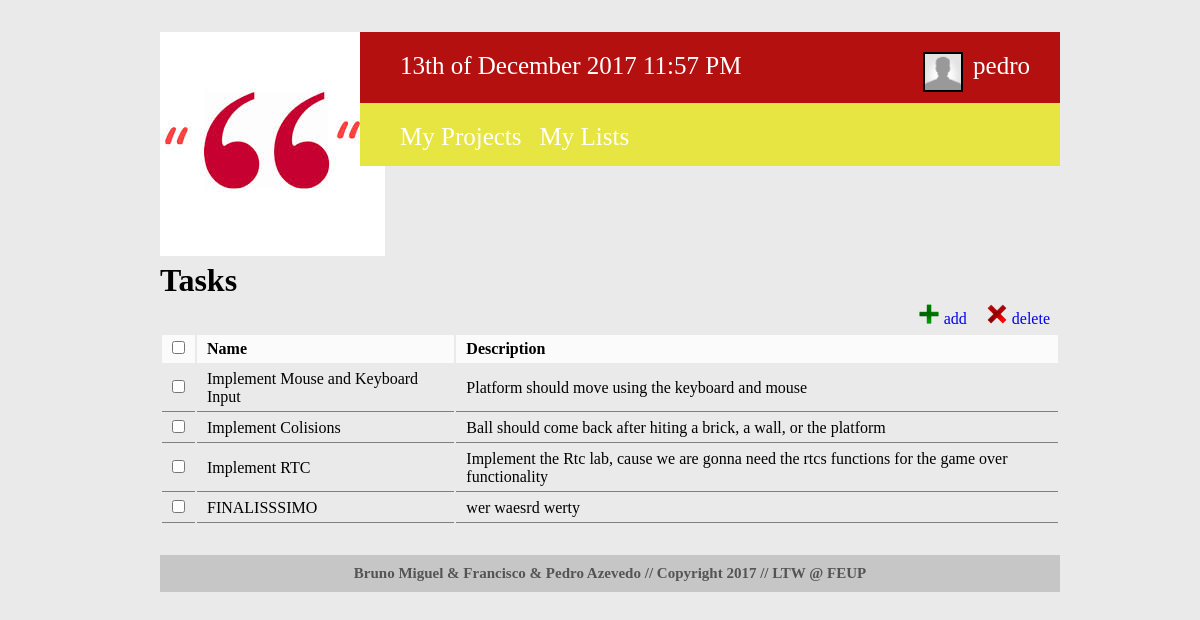
Page /tasks.php?id=2 (signed in) on the committed database.
### tables this page shows
CREATE TABLE taskLists (
  task_id INTEGER REFERENCES tasks,
  list_id INTEGER REFERENCES lists,
  
  PRIMARY KEY (task_id, list_id)
);

CREATE TABLE tasks (
	task_id 			INTEGER PRIMARY KEY AUTOINCREMENT,
	task_name 			VARCHAR(50) NOT NULL,
	task_description	VARCHAR(500),
	task_completed		INTEGER NOT NULL, /*0 not completed 1 completed (false,true)*/
	limit_day			INTEGER NOT NULL,
	limit_month			INTEGER NOT NULL,
	limit_year			INTEGER NOT NULL
);

### tasks.php (called while the page is built, shortened)
<?php
$task_section = "tasks";
include_once('./templates/html_header.php');
include_once('./templates/html_tasks.php');
include_once('./templates/html_footer.php');
?>

### database/db.php (called while the page is built, shortened)
<?php
    class Database {
        private $database;
        public function __construct($sqlite_file_path) {
            try {
                $this->base_path = $_SERVER['SERVER_NAME'] . $_SERVER['PHP_SELF'];
                $this->database = new PDO('sqlite:' . $sqlite_file_path);
                $this->database->setAttribute(PDO::ATTR_ERRMODE, PDO::ERRMODE_EXCEPTION);
            }
            catch (PDOException $e) {
                echo 'Connection to database failed: ' . $e->getMessage();
            }
        }
		public function getTaskFromTaskId($task_id)
        {
            $statement = $this->database->prepare('SELECT * FROM tasks WHERE task_id= ?');
            $statement->execute(array($task_id));
            return $statement->fetch();
        }
        public function getTasksListsFromListsId($list_id)
        {
            $stmt = $this->database->prepare('SELECT * FROM taskLists WHERE list_id = ?');
            $stmt->execute(array($list_id));
            return $stmt->fetchAll();
        }
    }
?>

### templates/html_tasks.php (the view, shortened to what this page needs)
<?
include_once('./database/db.php');
$db = new Database('./database/helpo.db');
$taskLists = $db->getTasksListsFromListsId($_GET['id']);
?>
<div id="tasks">
<h1>Tasks</h1>
<div id="taskscontent">
    <a href="#"><div class="button" id="delete"><img src="./images/delete-icon.png"/>delete</div></a>
    <a href="#"><div class="button" id="add"><img src="./images/add-icon.png"/>add</div></a>
<form>
  <table class="list taskslist" id="<? echo $task_section; ?>table">
    <tr>
      <td><input class="checkboxcontrol" type="checkbox"/></td>
      <td>Name</td>
	  <td>Description</td>
    </tr><?
    foreach ($taskLists as $taskList) {
	  $task = $db->getTaskFromTaskId($taskList['task_id']);
      echo '<tr>';
      echo '<td><input id="' . $taskList['task_id'] . '" type="checkbox"/></td>';
      echo '<td><a id="' . $task['task_name'] . '" >' . $task['task_name'] .'</a></td>';
	  echo '<td><a id="' . $task['task_description'] . '">' . $task['task_description'] .'</a></td>';
      echo '</tr>';
    }
?></table>
</form>
</div>
</div>

### templates/html_header.php (shortened to what this page needs)
<?php
   require_once('database/db.php');
?>
<!DOCTYPE html>
  <html>
    <head>
      <link rel="stylesheet" href="css/header.css">
    </head>
    <body>
      <div id="header">
        <div id="logo">
          <a href="home.php"><img src="images/logo.jpg" alt="Logo" /></a>
        </div>
        <div id="redLine">
          <?
            echo '<div class="text dateheader">' . date('jS \of F Y h:i A') . '</div>';
            if (isset($_SESSION['loggedin']))
            {
               echo '<div id="usershow"><a href="profile_page.php?id='. $_SESSION['userid'] . '">';
               if ($_SESSION['useravatar'] != NULL) {
                  echo '<img class="mini_avatar" src="' . $_SESSION['useravatar'] . '"/>';
               } else {
                  echo '<img class="mini_avatar" src="./images/default-avatar.png"/>';
               }
               echo '<div class="text">' . $_SESSION['username'] . '</div></a>';
               echo '<div id="usermenu">';
               echo '<a href="./templates/actions/action_logout.php"><p> Log out </p></a></div></div>';
            }else {?>
            <?}?>
        </div>
        <div id="yellowLine">
           <?
				echo '<a href="projects.php?id=' . $_SESSION['userid'] .'"><div class="text">My Projects</div></a>';
                echo '<a href="todolists.php?id=' . $_SESSION['userid'] .'"><div class="text">My Lists</div></a>';
           ?>
        </div>
      </div>

### templates/html_footer.php (shortened to what this page needs)
    <div id="footer">
      Bruno Miguel & Francisco & Pedro Azevedo // Copyright 2017 // LTW @ FEUP
    </div>
  </body>
</html>

### css/header.css (style rules this page uses)
* { margin: 0px; font-family: Trebuchet MS; }
body { width: 900px; margin: 2em 10em 3em 10em; background-color: #eaeaea; position: relative; }
div#header { height: 200px; padding: 0px; margin-bottom: 30px; }
div#header div.text { font-size: 25px; color: white; padding-top: 20px; padding-left: 10px; padding-right: 30px; }
#logo { margin: 0px; padding-left: 0px; width: 200px; float: left; }
div.dateheader { margin-left: 30px; }
#redLine { background-color: #b51010; float: left; width: 700px; height: 71px; }
div#redLine div.text { float: left; height: 100%; }
#yellowLine { background-color: #e7e541; float: left; width: 700px; height: 63px; }
div#yellowLine div.text { float: left; height: 100%; padding: 20px 8px 0px 10px; }
div#yellowLine a:first-child div.text { margin-left: 30px; }
.button img { height: 20px; margin-right: 5px; }
.button { float: right; padding: 0px 10px; padding-top: 5px; vertical-align: top; }
.list { width: 100%; float: left; margin-top: 5px; }
.list tr td { padding: 5px 10px; }
.list tr:first-child td { font-weight: bold; background-color: rgba(255, 255, 255, 0.8); }
.list tr:not(:first-child) td { border-bottom: 1px gray solid; }
#usershow { font-size: 25px; color: white; padding-top: 20px; padding-left: 10px; padding-right: 30px; float: right; height: 100%; }
#usershow .text { padding-top: 0px !important; padding-left: 0px !important; padding-right: 0px !important; }
img.mini_avatar { width: 36px; position: relative; clip: rect(0px, 40px, 40px, 0px); float: left; border: 2px double black; margin-right: 10px; }
div#footer { width: 900px; float: left; background-color: #c7c6c6; color: #555454; margin-top: 30px; text-align: center; padding: 10px 0px; font-weight: bold; font-size: 15px; }

### rows in the picture
tasklists: task.task_name "Implement Mouse and Keyboard Input", task.task_description "Platform should move using the keyboard and mouse"
tasklists: task.task_name "Implement Colisions", task.task_description "Ball should come back after hiting a brick, a wall, or the platform"
tasklists: task.task_name "Implement RTC", task.task_description "Implement the Rtc lab, cause we are gonna need the rtcs functions for the game over functionality"
tasklists: task.task_name "FINALISSSIMO", task.task_description "wer waesrd werty"

### other values in the picture
$_SESSION['username'] "pedro"
